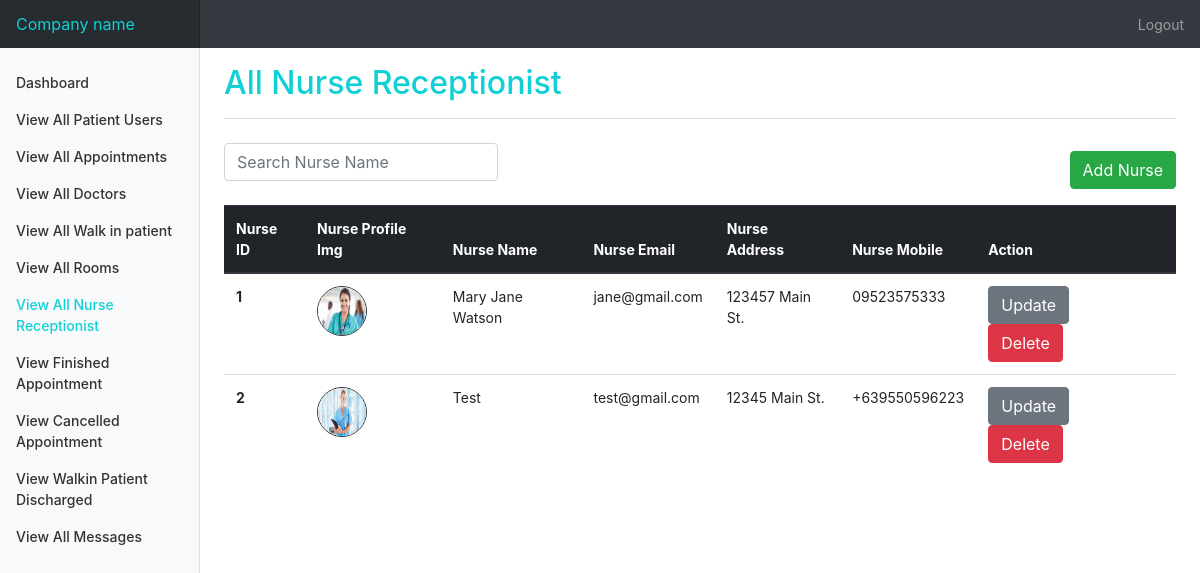
Page /admin/nurse.php (signed in) on the committed database.
### tables this page shows
CREATE TABLE nurse_receptionist(
`nId` int(11) NOT NULL AUTO_INCREMENT,
`nName` varchar(255) NOT NULL,
`nEmail` varchar(255) NOT NULL,
`nAddress` varchar(255) NOT NULL,
`nMobile` varchar(255) NOT NULL,
`nProfileImg` varchar(255) NOT NULL,
`nPassword` varchar(255) NOT NULL,
PRIMARY KEY(`nId`)
);

### admin/nurse.php (the view, shortened to what this page needs)
<?php
require_once '../connect.php';
?>
<!doctype html>
<html lang="en">
<head>
    <link rel="stylesheet" href="https://maxcdn.bootstrapcdn.com/bootstrap/4.0.0/css/bootstrap.min.css">
    <link rel="stylesheet" href="../css/admin.css" />
</head>
<body>
    <nav class="navbar navbar-dark sticky-top bg-dark flex-md-nowrap p-0 shadow">
        <a class="navbar-brand col-md-3 col-lg-2 mr-0 px-3" href="dashboard.php" id="primaryColor">Company name</a>
        <ul class="navbar-nav px-3">
            <li class="nav-item text-nowrap">
                <a class="nav-link" href="logout.php">Logout</a>
            </li>
        </ul>
    </nav>
    <div class="container-fluid">
        <div class="row">
            <nav id="sidebarMenu" class="col-md-3 col-lg-2 d-md-block bg-light sidebar collapse">
                <div class="sidebar-sticky pt-3">
                    <ul class="nav flex-column">
                        <li class="nav-item">
                            <a class="nav-link " href="dashboard.php">
                                Dashboard <span class="sr-only">(current)</span>
                            </a>
                        </li>
                        <li class="nav-item">
                            <a class="nav-link " href="patientUser.php">
                                View All Patient Users
                            </a>
                        </li>
                        <li class="nav-item">
                            <a class="nav-link " href="patient.php">
                                View All Appointments
                            </a>
                        </li>
                        <li class="nav-item">
                            <a class="nav-link" href="doctor.php">
                                View All Doctors
                            </a>
                        </li>
                        <li class="nav-item">
                            <a class="nav-link" href="walkInPatient.php">
                                View All Walk in patient
                            </a>
                        </li>
                        <li class="nav-item">
                            <a class="nav-link" href="room.php">
                                View All Rooms
                            </a>
                        </li>
                        <li class="nav-item">
                            <a class="nav-link" href="nurse.php" id="primaryColor">
                                View All Nurse Receptionist
                            </a>
                        </li>
                        <li class="nav-item">
                            <a class="nav-link" href="doneAppointment.php">
                                View Finished Appointment
                            </a>
                        </li>
                        <li class="nav-item">
                            <a class="nav-link" href="cancelledAppointment.php">
                                View Cancelled Appointment
                            </a>
                        </li>
                        <li class="nav-item">
                            <a class="nav-link" href="walkInDischarged.php">
                                View Walkin Patient Discharged
                            </a>
                        </li>
                        <li class="nav-item">
                            <a class="nav-link" href="messages.php">
                                View All Messages
                            </a>
                        </li>
                    </ul>
                </div>
            </nav>
            <main role="main" class="col-md-9 ml-sm-auto col-lg-10 px-md-4">
                <div class="d-flex justify-content-between flex-wrap flex-md-nowrap align-items-center pt-3 pb-2 mb-3 border-bottom">
                    <h1 class="h2" id="primaryColor">All Nurse Receptionist</h1>
                </div>
                <div class="d-flex justify-content-between mb-3">
                    <form class="form-inline">
                        <input class="form-control" type="search" id="search" placeholder="Search Nurse Name" aria-label="Search">
                    </form>
                    <div>
                        <a href="addNurse.php" class="btn btn-success mt-3 ">Add Nurse</a>
                    </div>
                </div>
                <table class="table table-hover" id="table-data">
                    <thead class="thead-dark">
                        <tr>
                            <th scope="col">Nurse ID</th>
                            <th scope="col">Nurse Profile Img</th>
                            <th scope="col">Nurse Name</th>
                            <th scope="col">Nurse Email</th>
                            <th scope="col">Nurse Address</th>
                            <th scope="col">Nurse Mobile</th>
                            <th scope="col">Action</th>
                        </tr>
                    </thead>
                    <tbody>
                        <?php
                        $sql = "SELECT * FROM nurse_receptionist";
                        $stmt = $con->prepare($sql);
                        $stmt->execute();
                        while ($nurse = $stmt->fetch(PDO::FETCH_ASSOC)) :
                        ?>
                            <tr>
                                <th scope="row"><?= $nurse['nId'] ?></th>
                                <td><img src="../upload/nurse_profile_img/<?= $nurse['nProfileImg'] ?>" width="50" height="50" style="border:1px solid #333; border-radius: 50%;" alt=""></td>
                                <td><?= $nurse['nName'] ?></td>
                                <td><?= $nurse['nEmail'] ?></td>
                                <td><?= $nurse['nAddress'] ?></td>
                                <td><?= $nurse['nMobile'] ?></td>
                                <td>
                                    <div class="row">
                                        <div class="col">
                                            <form action="updateNurse.php" method="post">
                                                <input type="submit" value="Update" class="btn btn-secondary" name="updateNurseBtn">
                                            </form>
                                        </div>
                                        <div class="col">
                                            <form action="nurse.php" method="post">
                                                <input type="submit" value="Delete" class="btn btn-danger" name="deleteNurse" onclick="return confirm('Are you sure to delete?');">
                                            </form>
                                        </div>
                                    </div>
                                </td>
                            </tr>
                        <?php endwhile; ?>
                    </tbody>
                </table>
        </div>
    </div>
</body>
</html>

### css/admin.css (style rules this page uses)
body { font-size: 0.875rem; }
.sidebar { position: fixed; top: 0; bottom: 0; left: 0; z-index: 100; padding: 48px 0 0; box-shadow: inset -1px 0 0 rgba(0, 0, 0, 0.1); }
.sidebar-sticky { position: relative; top: 0; height: calc(100vh - 48px); padding-top: 0.5rem; overflow-x: hidden; overflow-y: auto; }
.sidebar .nav-link { font-weight: 500; color: #333; }
.navbar-brand { padding-top: 0.75rem; padding-bottom: 0.75rem; font-size: 1rem; background-color: rgba(0, 0, 0, 0.25); box-shadow: inset -1px 0 0 rgba(0, 0, 0, 0.25); }
#primaryColor { color: rgb(15, 208, 214); }

### rows in the picture
nurse_receptionist: nId "1", nProfileImg (picture), nName "Mary Jane Watson", nEmail "jane@gmail.com", nAddress "123457 Main St.", nMobile "09523575333"
nurse_receptionist: nId "2", nProfileImg (picture), nName "Test", nEmail "test@gmail.com", nAddress "12345 Main St.", nMobile "+639550596223"
